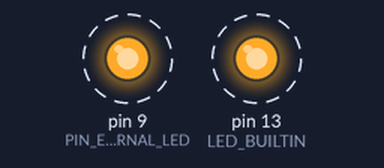
Bench run of a sketch on a simulated Arduino Uno, built with avr-gcc and run on an emulated ATmega328P. Shown: output pins drawn as LEDs (lit = HIGH). Dashed ring = blinking. What the sketch prints to the serial monitor is not drawn.

Above: at 0.5 s.
Timing chart, 0 to 4.6 s (numbered marks = the images above):
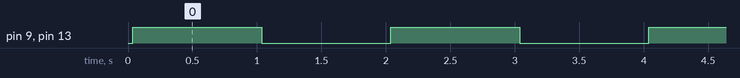

The sketch:

m01_blink_ratio.ino
```cpp
/*
  m01_blink_ratio.ino
  Module 1 -- Part 1: Blink and digital output

  Modified from the Arduino built-in Blink example (public domain):
    https://docs.arduino.cc/built-in-examples/basics/Blink/
    modified 8 May 2014 by Scott Fitzgerald
    modified 2 Sep 2016 by Arturo Guadalupi
    modified 8 Sep 2016 by Colby Newman

  Our changes: drive an external LED on pin 9 alongside LED_BUILTIN, and select the
  HIGH:LOW time ratio with one constant so the three required cases can be run
  without editing the delays each time.

  Team:      TEC 8
  Board:     Arduino Uno, USB powered.  TEC POWER SUPPLY OFF for all of Module 1.
  Wiring:    Built-in LED on pin 13 (LED_BUILTIN).
             External LED: pin 9 -> 150 kOhm series resistor -> LED anode;
             LED cathode -> GND.  (Pin 9 is re-used by Part 4 for PWM, so the
             same LED and resistor serve both parts.)
  Baud:      9600
  Output:    a banner at startup naming the ratio, times, period and duty.
  Produces:  values recorded in data/module_01/m01_scope_measurements.md section 3

  Version:   v2 (2026-09-09) -- rebuilt on the stock Blink example with the delays
             actually used in lab. v1 used 500/500 ms and pin 8, which was wrong.

  ----------------------------------------------------------------------------
  HOW TO RUN THE THREE REQUIRED CASES
  Set RATIO_CASE below to 0, 1, then 2 and upload each time.

  Predicted from the constants below -- these only restate what is written here,
  so they are NOT measurements:

    case 0  1:1    on 1000 / off 1000 ms   T = 2.000 s   f = 0.500 Hz   duty 50.0 %
    case 1  10:1   on 1000 / off  100 ms   T = 1.100 s   f = 0.909 Hz   duty 90.9 %
    case 2  1:10   on  100 / off 1000 ms   T = 1.100 s   f = 0.909 Hz   duty  9.1 %

  Note that the PERIOD IS NOT CONSTANT here: one delay is held at the stock
  1000 ms and the other scaled, so changing the ratio changes period and
  frequency as well as duty cycle. Contrast Part 4, where the PWM period is fixed
  by the timer at ~2.04 ms and only the duty cycle follows the potentiometer.
  That contrast is worth a sentence in the evidence note.

  NO PHOTOGRAPH FOR THIS PART. At 0.5-0.9 Hz the BK 2120B's spot crawls across
  the screen and the phosphor decays long before the sweep completes, so no
  persistent trace forms -- there is nothing to shoot. To measure instead:
    high / low voltage : DC-coupled scope, or a DMM. Steady levels, easy.
    period             : stopwatch over TEN cycles, divide by ten.
    duty cycle         : on-time over period, timed the same way.

  Expect a measured period slightly OVER the predicted value: delay() blocks for
  at least the requested time, and digitalWrite plus loop overhead add to it.
  ----------------------------------------------------------------------------
*/

const char* VERSION = "m01_blink_ratio v2";

// 0 = 1:1   (1000 ms on, 1000 ms off)
// 1 = 10:1  (1000 ms on,  100 ms off)
// 2 = 1:10  ( 100 ms on, 1000 ms off)
const int RATIO_CASE = 0;

const int PIN_EXTERNAL_LED = 9;   // 150 kOhm series resistor to the LED

const unsigned long ON_MS[]  = {1000, 1000,  100};
const unsigned long OFF_MS[] = {1000,  100, 1000};

void setup() {
  Serial.begin(9600);
  Serial.println(VERSION);   // proves which build is on the board

  pinMode(LED_BUILTIN, OUTPUT);
  pinMode(PIN_EXTERNAL_LED, OUTPUT);

  unsigned long on = ON_MS[RATIO_CASE];
  unsigned long off = OFF_MS[RATIO_CASE];
  unsigned long period = on + off;

  Serial.print("RATIO_CASE ");
  Serial.print(RATIO_CASE);
  Serial.print(": on ");
  Serial.print(on);
  Serial.print(" ms, off ");
  Serial.print(off);
  Serial.print(" ms -> period ");
  Serial.print(period / 1000.0, 3);
  Serial.print(" s, f ");
  Serial.print(1000.0 / period, 3);
  Serial.print(" Hz, duty ");
  Serial.print(100.0 * on / period, 1);
  Serial.println(" %");
}

void loop() {
  digitalWrite(LED_BUILTIN, HIGH);
  digitalWrite(PIN_EXTERNAL_LED, HIGH);
  delay(ON_MS[RATIO_CASE]);

  digitalWrite(LED_BUILTIN, LOW);
  digitalWrite(PIN_EXTERNAL_LED, LOW);
  delay(OFF_MS[RATIO_CASE]);
}
```

Measured:
- by itself, pin 9 (PIN_EXTERNAL_LED), pin 13 (LED_BUILTIN): alternates HIGH for 1.0 s and LOW for 1.0 s
